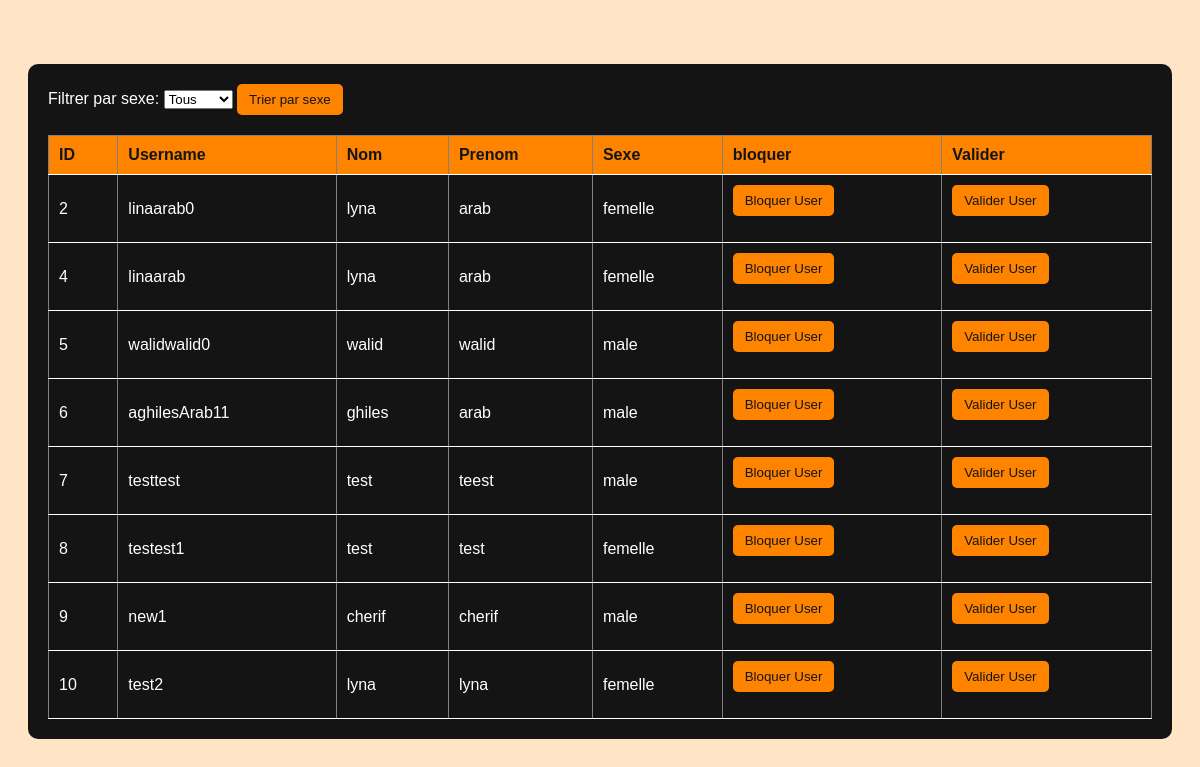
/gestion_users.php, run on the app's committed database.
### tables this page shows
CREATE TABLE IF NOT EXISTS `utilisateur` (
  `Id` int NOT NULL AUTO_INCREMENT,
  `username` varchar(255) DEFAULT NULL,
  `Nom` varchar(255) DEFAULT NULL,
  `Prenom` varchar(255) DEFAULT NULL,
  `Sexe` enum('male','femelle') DEFAULT NULL,
  `MotDePasse` varchar(255) DEFAULT NULL,
  `isAdmin` tinyint(1) DEFAULT NULL,
  `valide` tinyint(1) DEFAULT NULL,
  `is_blocked` tinyint(1) DEFAULT NULL,
  PRIMARY KEY (`Id`)
);

### gestion_users.php (called while the page is built)
<?php
require_once "App\App.php";
$accueil=new website();
$accueil->build_gestion_users();
?>

### Models/GestionUsersModel.php (called while the page is built, shortened)
<?php
class GestionUsersModel{
    public function get_users(){
        $this->db = new ConnexionBdd();
        $cnx = $this->db->connexion();
        $stmt = $cnx->prepare("SELECT Id,username, Nom, Prenom, Sexe FROM utilisateur WHERE isAdmin = 0 and is_blocked=0 ;");
        $stmt->execute();
        return $stmt;
    }
}
?>

### Controllers/GestionUsersController.php (called while the page is built)
<?php
require_once "Models\GestionUsersModel.php";
class GestionUsersController{
    public function get_users(){
        $model = new GestionUsersModel();
        $res = $model->get_users();
        return $res;
    }
}
?>

### Views/GestionUsersView.php (the view, shortened to what this page needs)
<?php
require_once "Models\GestionUsersModel.php";
require_once "Controllers\GestionUsersController.php";
class GestionUsersView
{
    public function user()
    {
        echo "<br>
        <div class='gestion_users'>
            <label for='filter'>Filtrer par sexe:</label>
            <select id='filter'>
                <option value=''>Tous</option>
                <option value='male'>Homme</option>
                <option value='femelle'>Femme</option>
            </select>
            <button id='sort'>Trier par sexe</button>
            <table border='1'>
                <tr>
                    <th>ID</th>
                    <th>Username</th>
                    <th>Nom</th>
                    <th>Prenom</th>
                    <th>Sexe</th>
                    <th>bloquer</th>
                    <th>Valider</th>
                </tr>";
        $controller = new GestionUsersController();
        $res = $controller->get_users();
        while ($row = $res->fetch(PDO::FETCH_ASSOC)) {
            echo "
<tr class='{$row['Sexe']}'>
    <td>{$row['Id']}</td>
    <td>{$row['username']}</td>
    <td>{$row['Nom']}</td>
    <td>{$row['Prenom']}</td>
    <td>{$row['Sexe']}</td>
    <td>
        <form action='./apirouteController.php' method='post' onsubmit='return confirm(\"Êtes-vous sûr de vouloir bloquer cet utilisateur ?\")'>
            <input type='hidden' name='deleteUser' value='{$row['Id']}' >
            <button type='submit'>Bloquer User</button>
        </form>
    </td>
    <td>
        <form action='./apirouteController.php' method='post' onsubmit='return confirm(\"Êtes-vous sûr de vouloir valider cet utilisateur ?\")'>
            <input type='hidden' name='ValidateUser' value='{$row['Id']}' >
            <button type='submit'>Valider User</button>
        </form>
    </td>
</tr>";
        }
        echo "</table></div>";
    }
}
?>

### App/gestion_users.css (style rules this page uses)
body { font-family: Arial, sans-serif; background-color: #FFE4C6; }
.gestion_users { margin: 20px; padding: 20px; background-color: #141414; color: white; border-radius: 10px; }
table { width: 100%; border-collapse: collapse; margin-top: 20px; }
th, td { padding: 10px; text-align: left; border-bottom: 1px solid white; color: white; }
th { background-color: #FE8400; color: #141414; }
button { background-color: #FE8400; color: #141414; padding: 8px 12px; border: none; border-radius: 5px; cursor: pointer; transition: background-color 0.3s; }

### data on the page
utilisateur: Id "2", username "linaarab0", Nom "lyna", Prenom "arab", Sexe "femelle"
utilisateur: Id "4", username "linaarab", Nom "lyna", Prenom "arab", Sexe "femelle"
utilisateur: Id "5", username "walidwalid0", Nom "walid", Prenom "walid", Sexe "male"
utilisateur: Id "6", username "aghilesArab11", Nom "ghiles", Prenom "arab", Sexe "male"
utilisateur: Id "7", username "testtest", Nom "test", Prenom "teest", Sexe "male"
utilisateur: Id "8", username "testest1", Nom "test", Prenom "test", Sexe "femelle"
utilisateur: Id "9", username "new1", Nom "cherif", Prenom "cherif", Sexe "male"
utilisateur: Id "10", username "test2", Nom "lyna", Prenom "lyna", Sexe "femelle"
